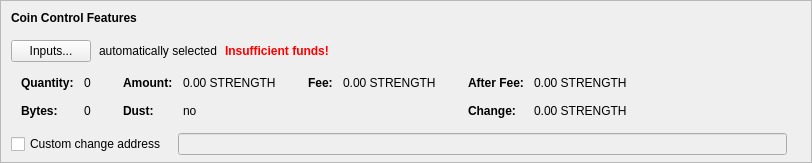
    <widget class="QFrame" name="frameCoinControl">
     <property name="sizePolicy">
      <sizepolicy hsizetype="Expanding" vsizetype="Expanding">
       <horstretch>0</horstretch>
       <verstretch>0</verstretch>
      </sizepolicy>
     </property>
     <property name="maximumSize">
      <size>
       <width>16777215</width>
       <height>16777215</height>
      </size>
     </property>
     <property name="frameShape">
      <enum>QFrame::StyledPanel</enum>
     </property>
     <property name="frameShadow">
      <enum>QFrame::Sunken</enum>
     </property>
     <layout class="QVBoxLayout" name="verticalLayoutCoinControl2">
      <property name="spacing">
       <number>0</number>
      </property>
      <property name="leftMargin">
       <number>0</number>
      </property>
      <property name="topMargin">
       <number>0</number>
      </property>
      <property name="rightMargin">
       <number>0</number>
      </property>
      <property name="bottomMargin">
       <number>6</number>
      </property>
      <item>
       <layout class="QVBoxLayout" name="verticalLayoutCoinControl" stretch="0,0,0,0,1">
        <property name="spacing">
         <number>0</number>
        </property>
        <property name="leftMargin">
         <number>10</number>
        </property>
        <property name="topMargin">
         <number>10</number>
        </property>
        <item>
         <layout class="QHBoxLayout" name="horizontalLayoutCoinControl1">
          <property name="bottomMargin">
           <number>15</number>
          </property>
          <item>
           <widget class="QLabel" name="labelCoinControlFeatures">
            <property name="sizePolicy">
             <sizepolicy hsizetype="Preferred" vsizetype="Maximum">
              <horstretch>0</horstretch>
              <verstretch>0</verstretch>
             </sizepolicy>
            </property>
            <property name="font">
             <font>
              <weight>75</weight>
              <bold>true</bold>
             </font>
            </property>
            <property name="styleSheet">
             <string notr="true">font-weight:bold;</string>
            </property>
            <property name="text">
             <string>Coin Control Features</string>
            </property>
           </widget>
          </item>
         </layout>
        </item>
        <item>
         <layout class="QHBoxLayout" name="horizontalLayoutCoinControl2" stretch="0,0,0,0">
          <property name="spacing">
           <number>8</number>
          </property>
          <property name="bottomMargin">
           <number>10</number>
          </property>
          <item>
           <widget class="QPushButton" name="pushButtonCoinControl">
            <property name="styleSheet">
             <string notr="true"/>
            </property>
            <property name="text">
             <string>Inputs...</string>
            </property>
            <property name="autoDefault">
             <bool>false</bool>
            </property>
           </widget>
          </item>
          <item>
           <widget class="QLabel" name="labelCoinControlAutomaticallySelected">
            <property name="text">
             <string>automatically selected</string>
            </property>
            <property name="margin">
             <number>5</number>
            </property>
           </widget>
          </item>
          <item>
           <widget class="QLabel" name="labelCoinControlInsuffFunds">
            <property name="font">
             <font>
              <weight>75</weight>
              <bold>true</bold>
             </font>
            </property>
            <property name="styleSheet">
             <string notr="true">color:red;font-weight:bold;</string>
            </property>
            <property name="text">
             <string>Insufficient funds!</string>
            </property>
            <property name="margin">
             <number>5</number>
            </property>
           </widget>
          </item>
          <item>
           <spacer name="horizontalSpacerCoinControl">
            <property name="orientation">
             <enum>Qt::Horizontal</enum>
            </property>
            <property name="sizeHint" stdset="0">
             <size>
              <width>40</width>
              <height>1</height>
             </size>
            </property>
           </spacer>
          </item>
         </layout>
        </item>
        <item>
         <widget class="QWidget" name="widgetCoinControl" native="true">
          <property name="sizePolicy">
           <sizepolicy hsizetype="Preferred" vsizetype="Preferred">
            <horstretch>0</horstretch>
            <verstretch>0</verstretch>
           </sizepolicy>
          </property>
          <property name="minimumSize">
           <size>
            <width>0</width>
            <height>0</height>
           </size>
          </property>
          <property name="styleSheet">
           <string notr="true"/>
          </property>
          <layout class="QHBoxLayout" name="horizontalLayoutCoinControl5">
           <property name="leftMargin">
            <number>0</number>
           </property>
           <property name="topMargin">
            <number>0</number>
           </property>
           <property name="rightMargin">
            <number>0</number>
           </property>
           <property name="bottomMargin">
            <number>0</number>
           </property>
           <item>
            <layout class="QHBoxLayout" name="horizontalLayoutCoinControl3" stretch="0,0,0,1">
             <property name="spacing">
              <number>20</number>
             </property>
             <property name="topMargin">
              <number>0</number>
             </property>
             <property name="bottomMargin">
              <number>10</number>
             </property>
             <item>
              <layout class="QFormLayout" name="formLayoutCoinControl1">
               <property name="horizontalSpacing">
                <number>10</number>
               </property>
               <property name="verticalSpacing">
                <number>14</number>
               </property>
               <property name="leftMargin">
                <number>10</number>
               </property>
               <property name="topMargin">
                <number>4</number>
               </property>
               <property name="rightMargin">
                <number>6</number>
               </property>
               <item row="0" column="0">
                <widget class="QLabel" name="labelCoinControlQuantityText">
                 <property name="font">
                  <font>
                   <weight>75</weight>
                   <bold>true</bold>
                  </font>
                 </property>
                 <property name="text">
                  <string>Quantity:</string>
                 </property>
                 <property name="margin">
                  <number>0</number>
                 </property>
                </widget>
               </item>
               <item row="0" column="1">
                <widget class="QLabel" name="labelCoinControlQuantity">
                 <property name="cursor">
                  <cursorShape>IBeamCursor</cursorShape>
                 </property>
                 <property name="contextMenuPolicy">
                  <enum>Qt::ActionsContextMenu</enum>
                 </property>
                 <property name="text">
                  <string notr="true">0</string>
                 </property>
                 <property name="margin">
                  <number>0</number>
                 </property>
                 <property name="textInteractionFlags">
                  <set>Qt::LinksAccessibleByMouse|Qt::TextSelectableByKeyboard|Qt::TextSelectableByMouse</set>
                 </property>
                </widget>
               </item>
               <item row="1" column="0">
                <widget class="QLabel" name="labelCoinControlBytesText">
                 <property name="font">
                  <font>
                   <weight>75</weight>
                   <bold>true</bold>
                  </font>
                 </property>
                 <property name="text">
                  <string>Bytes:</string>
                 </property>
                </widget>
               </item>
               <item row="1" column="1">
                <widget class="QLabel" name="labelCoinControlBytes">
                 <property name="cursor">
                  <cursorShape>IBeamCursor</cursorShape>
                 </property>
                 <property name="contextMenuPolicy">
                  <enum>Qt::ActionsContextMenu</enum>
                 </property>
                 <property name="text">
                  <string notr="true">0</string>
                 </property>
                 <property name="textInteractionFlags">
                  <set>Qt::LinksAccessibleByMouse|Qt::TextSelectableByKeyboard|Qt::TextSelectableByMouse</set>
                 </property>
                </widget>
               </item>
              </layout>
             </item>
             <item>
              <layout class="QFormLayout" name="formLayoutCoinControl2">
               <property name="horizontalSpacing">
                <number>10</number>
               </property>
               <property name="verticalSpacing">
                <number>14</number>
               </property>
               <property name="leftMargin">
                <number>6</number>
               </property>
               <property name="topMargin">
                <number>4</number>
               </property>
               <property name="rightMargin">
                <number>6</number>
               </property>
               <item row="0" column="0">
                <widget class="QLabel" name="labelCoinControlAmountText">
                 <property name="font">
                  <font>
                   <weight>75</weight>
                   <bold>true</bold>
                  </font>
                 </property>
                 <property name="text">
                  <string>Amount:</string>
                 </property>
                 <property name="margin">
                  <number>0</number>
                 </property>
                </widget>
               </item>
               <item row="0" column="1">
                <widget class="QLabel" name="labelCoinControlAmount">
                 <property name="cursor">
                  <cursorShape>IBeamCursor</cursorShape>
                 </property>
                 <property name="contextMenuPolicy">
                  <enum>Qt::ActionsContextMenu</enum>
                 </property>
                 <property name="text">
                  <string notr="true">0.00 STRENGTH</string>
                 </property>
                 <property name="textInteractionFlags">
                  <set>Qt::LinksAccessibleByMouse|Qt::TextSelectableByKeyboard|Qt::TextSelectableByMouse</set>
                 </property>
                </widget>
               </item>
               <item row="1" column="0">
                <widget class="QLabel" name="labelCoinControlLowOutputText">
                 <property name="font">
                  <font>
                   <weight>75</weight>
                   <bold>true</bold>
                  </font>
                 </property>
                 <property name="text">
                  <string>Dust:</string>
                 </property>
                </widget>
               </item>
               <item row="1" column="1">
                <widget class="QLabel" name="labelCoinControlLowOutput">
                 <property name="cursor">
                  <cursorShape>IBeamCursor</cursorShape>
                 </property>
                 <property name="contextMenuPolicy">
                  <enum>Qt::ActionsContextMenu</enum>
                 </property>
                 <property name="text">
                  <string notr="true">no</string>
                 </property>
                 <property name="textInteractionFlags">
                  <set>Qt::LinksAccessibleByMouse|Qt::TextSelectableByKeyboard|Qt::TextSelectableByMouse</set>
                 </property>
                </widget>
               </item>
              </layout>
             </item>
             <item>
              <layout class="QFormLayout" name="formLayoutCoinControl3">
               <property name="horizontalSpacing">
                <number>10</number>
               </property>
               <property name="verticalSpacing">
                <number>14</number>
               </property>
               <property name="leftMargin">
                <number>6</number>
               </property>
               <property name="topMargin">
                <number>4</number>
               </property>
               <property name="rightMargin">
                <number>6</number>
               </property>
               <item row="0" column="0">
                <widget class="QLabel" name="labelCoinControlFeeText">
                 <property name="font">
                  <font>
                   <weight>75</weight>
                   <bold>true</bold>
                  </font>
                 </property>
                 <property name="text">
                  <string>Fee:</string>
                 </property>
                 <property name="margin">
                  <number>0</number>
                 </property>
                </widget>
               </item>
               <item row="0" column="1">
                <widget class="QLabel" name="labelCoinControlFee">
                 <property name="cursor">
                  <cursorShape>IBeamCursor</cursorShape>
                 </property>
                 <property name="contextMenuPolicy">
                  <enum>Qt::ActionsContextMenu</enum>
                 </property>
                 <property name="text">
                  <string notr="true">0.00 STRENGTH</string>
                 </property>
                 <property name="textInteractionFlags">
                  <set>Qt::LinksAccessibleByMouse|Qt::TextSelectableByKeyboard|Qt::TextSelectableByMouse</set>
                 </property>
                </widget>
               </item>
             </layout>
             </item>
             <item>
              <layout class="QFormLayout" name="formLayoutCoinControl4">
               <property name="horizontalSpacing">
                <number>10</number>
               </property>
               <property name="verticalSpacing">
                <number>14</number>
               </property>
               <property name="leftMargin">
                <number>6</number>
               </property>
               <property name="topMargin">
                <number>4</number>
               </property>
               <property name="rightMargin">
                <number>6</number>
               </property>
               <item row="0" column="0">
                <widget class="QLabel" name="labelCoinControlAfterFeeText">
                 <property name="font">
                  <font>
                   <weight>75</weight>
                   <bold>true</bold>
                  </font>
                 </property>
                 <property name="text">
                  <string>After Fee:</string>
                 </property>
                 <property name="margin">
                  <number>0</number>
                 </property>
                </widget>
               </item>
               <item row="0" column="1">
                <widget class="QLabel" name="labelCoinControlAfterFee">
                 <property name="cursor">
                  <cursorShape>IBeamCursor</cursorShape>
                 </property>
                 <property name="contextMenuPolicy">
                  <enum>Qt::ActionsContextMenu</enum>
                 </property>
                 <property name="text">
                  <string notr="true">0.00 STRENGTH</string>
                 </property>
                 <property name="textInteractionFlags">
                  <set>Qt::LinksAccessibleByMouse|Qt::TextSelectableByKeyboard|Qt::TextSelectableByMouse</set>
                 </property>
                </widget>
               </item>
               <item row="1" column="0">
                <widget class="QLabel" name="labelCoinControlChangeText">
                 <property name="font">
                  <font>
                   <weight>75</weight>
                   <bold>true</bold>
                  </font>
                 </property>
                 <property name="text">
                  <string>Change:</string>
                 </property>
                </widget>
               </item>
               <item row="1" column="1">
                <widget class="QLabel" name="labelCoinControlChange">
                 <property name="cursor">
                  <cursorShape>IBeamCursor</cursorShape>
                 </property>
                 <property name="contextMenuPolicy">
                  <enum>Qt::ActionsContextMenu</enum>
                 </property>
                 <property name="text">
                  <string notr="true">0.00 STRENGTH</string>
                 </property>
                 <property name="textInteractionFlags">
                  <set>Qt::LinksAccessibleByMouse|Qt::TextSelectableByKeyboard|Qt::TextSelectableByMouse</set>
                 </property>
                </widget>
               </item>
              </layout>
             </item>
            </layout>
           </item>
          </layout>
         </widget>
        </item>
        <item>
         <layout class="QHBoxLayout" name="horizontalLayoutCoinControl4" stretch="0,0,0">
          <property name="spacing">
           <number>12</number>
          </property>
          <property name="sizeConstraint">
           <enum>QLayout::SetDefaultConstraint</enum>
          </property>
          <property name="topMargin">
           <number>5</number>
          </property>
          <property name="rightMargin">
           <number>5</number>
          </property>
          <item>
           <widget class="QCheckBox" name="checkBoxCoinControlChange">
            <property name="toolTip">
             <string>If this is activated, but the change address is empty or invalid, change will be sent to a newly generated address.</string>
            </property>
            <property name="text">
             <string>Custom change address</string>
            </property>
           </widget>
          </item>
          <item>
           <widget class="QValidatedLineEdit" name="lineEditCoinControlChange">
            <property name="enabled">
             <bool>false</bool>
            </property>
            <property name="sizePolicy">
             <sizepolicy hsizetype="Expanding" vsizetype="Fixed">
              <horstretch>0</horstretch>
              <verstretch>0</verstretch>
             </sizepolicy>
            </property>
           </widget>
          </item>
          <item>
           <widget class="QLabel" name="labelCoinControlChangeLabel">
            <property name="sizePolicy">
             <sizepolicy hsizetype="Preferred" vsizetype="Expanding">
              <horstretch>0</horstretch>
              <verstretch>0</verstretch>
             </sizepolicy>
            </property>
            <property name="minimumSize">
             <size>
              <width>0</width>
              <height>0</height>
             </size>
            </property>
            <property name="text">
             <string/>
            </property>
            <property name="margin">
             <number>3</number>
            </property>
           </widget>
          </item>
         </layout>
        </item>
        <item>
         <spacer name="verticalSpacerCoinControl">
          <property name="orientation">
           <enum>Qt::Vertical</enum>
          </property>
          <property name="sizeHint" stdset="0">
           <size>
            <width>800</width>
            <height>1</height>
           </size>
          </property>
         </spacer>
        </item>
       </layout>
      </item>
     </layout>
    </widget>
